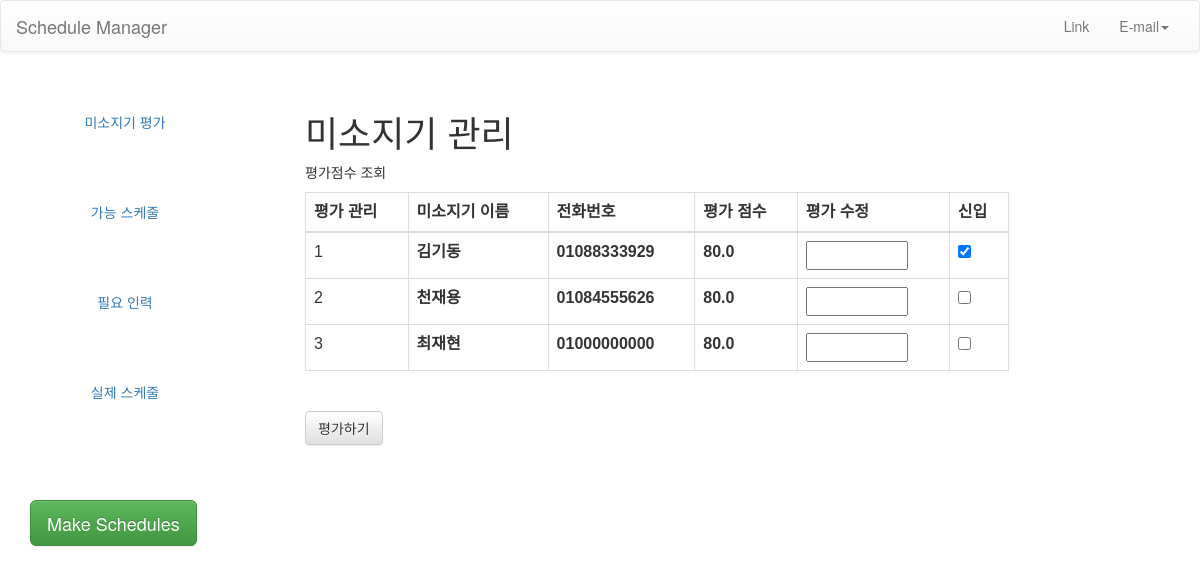
Before: /manager/staff/ with the older database file.
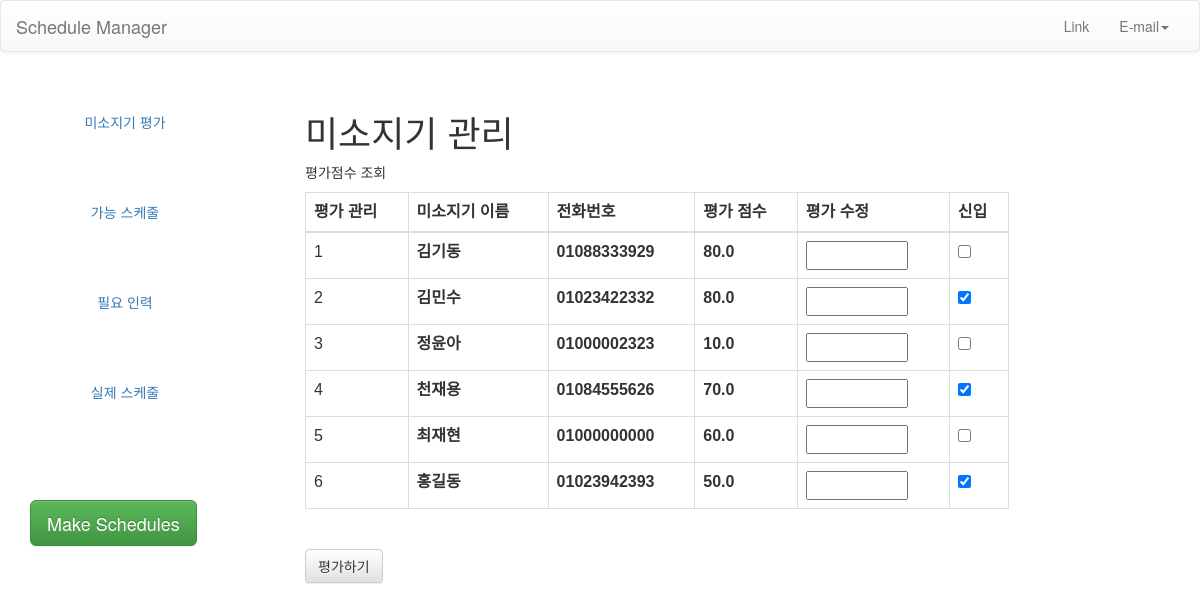
After: the same page with the newer database file.
### miso/models.py (models this page shows, shortened)
class Staff (models.Model):
    name = models.CharField(max_length=45)
    phone = models.CharField(max_length=20)
    score = models.FloatField(blank=True, default=50)
    possible_N_days = models.IntegerField(blank=True, default=3)
    newcomer = models.BooleanField(blank=True, default=False)
    min_complete = models.BooleanField (blank=True, default=False)
    max_complete = models.BooleanField (blank=True, default=False)
    class Meta:
        unique_together = ('name', 'phone')

### miso/views.py (the view, shortened to what this page needs)
# urls.py: path('manager/staff/', manageStaffView, name='manager-staff'),
def manageStaffView(request):
    staffAll = Staff.objects.all().order_by('name')
    if request.method=="GET":
        context = {'staffAll':staffAll,}
    return render(request, 'plan/manager_staff.html', context)

### template/plan/manager_staff.html (shortened to what this page needs)
{% load static %}
<html>
<head>
  <link rel="stylesheet" type="text/css" href="{% static 'css/bootstrap.css' %}"/>
  <link rel="stylesheet" type="text/css" href="{% static 'css/bootstrap.min.css' %}"/>
  <link rel="stylesheet" type="text/css" href="{% static 'css/bootstrap-theme.css' %}"/>
  <link rel="stylesheet" type="text/css" href="{% static 'css/bootstrap-theme.min.css' %}"/>
  <link rel="stylesheet" type="text/css" href="{% static 'css/miso.css' %}"/>
</head>
<body>
   <nav class="navbar navbar-default" role="navigation">
	  <div class="container-fluid">
	    <div class="navbar-header">
	      <a class="navbar-brand" href="/manager/">Schedule Manager</a>
	    </div>
	    <div class="navbar-collapse collapse" id="navbar-collapse-1">
	      <ul class="nav navbar-nav navbar-right">
		<li><a href="#">Link</a></li>
		<li class="dropdown">
		  <a href="#" class="dropdown-toggle" data-toggle="dropdown" role="button" aria-expanded="false">E-mail<span class="caret"></span></a>
		</li>
	      </ul>
	    </div>
	  </div>
	</nav>
	<div id="page-wrapper">
      <div id="sidebar-wrapper">
        <ul class="nav nav-pills nav-stacked navbar-collapse">
          <li><a href="/manager/staff">미소지기 평가</a></li>
          <li><a href="/manager/possible">가능 스케줄</a></li>
          <li><a href="/manager/hr">필요 인력</a></li>
          <li><a href="/manager/real">실제 스케줄</a></li>
        </ul>
       	<ul class="sidebar-nav btn-padding-30">
          <button type="button" class="btn btn-success btn-lg">Make Schedules</button>
       	</ul>
      </div>
      <div id="page-content-wrapper">
        <div class="container-fluid">
          <h1>미소지기 관리</h1>
          <p>평가점수 조회</p>
          <table class="table table-bordered table-hover">
          <thead>
          <tr>
            <th>평가 관리</th>
            <th>미소지기 이름</th>
            <th>전화번호</th>
            <th>평가 점수</th>
            <th>평가 수정</th>
            <th>신입</th>
          </tr>
          </thead>
          <tbody>
          <form id="scoreupdate" method="post">
            {% for staff in staffAll %}
            {% with staff.name|add:":"|add:staff.phone as name%}
          <tr>
            <td>{{forloop.counter}}</td>
            <th>{{staff.name}}</th>
            <th>{{staff.phone}}</th>
            <th>{{staff.score}}</th>
            <th>
              <input type="number" name={{name}} min="10" max="100" value="" step="0.01">
            </th>
              <th>
              <input type="checkbox" name={{name}} value="1" {% if staff.newcomer == 1 %} checked {% endif %}>
            </th>
          </tr>
            {% endwith %}
            {% endfor %}
          </tbody>
        </table>
          <br>
          <button class="btn btn-default" type="submit">평가하기</button>
        </div>
      </div>
    </div>
</body>
</html>

### static/css/miso.css (style rules this page uses)
#page-wrapper { padding-left: 250px; }
#sidebar-wrapper { position: fixed; width: 250px; height: 100%; margin-top: 10px; margin-left: -250px; overflow-x: hidden; overflow-y: auto; }
#page-content-wrapper { width: 100%; padding: 20px; margin-left: 20px; }
.sidebar-nav { width: 250px; margin: 0; padding: 0; list-style: none; }
.sidebar-nav button { position: fixed; left: 30px; top: 500px; }
.navbar .navbar-nav { display: inline-block; float: none; }

### template/plan/manager_staff.html (style rules this page uses)
.table { font-family: arial, sans-serif; border-collapse: collapse; width: 80%; }

Changed rows visible on the page:
changed Staff "김기동": newcomer "☑" → "☐"
added Staff: name "김민수", phone "01023422332", score "80.0", newcomer "☑"
added Staff: name "정윤아", phone "01000002323", score "10.0"
changed Staff "천재용": score "80.0" → "70.0"; newcomer "☐" → "☑"
changed Staff "최재현": score "80.0" → "60.0"
added Staff: name "홍길동", phone "01023942393", score "50.0", newcomer "☑"
